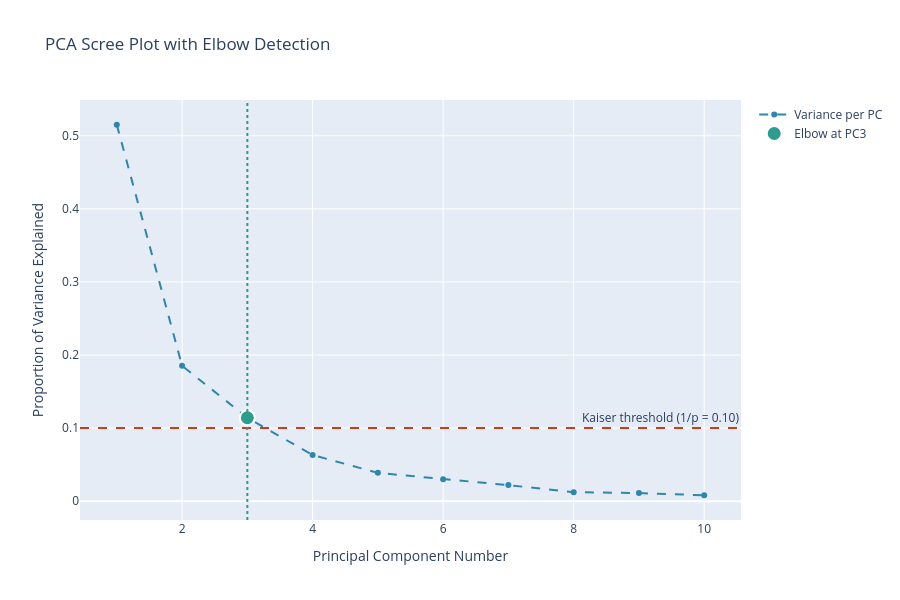

Notebook source saved alongside this figure:
### Code cell
variance_ratio = pca_full.explained_variance_ratio_
x = np.arange(1, len(variance_ratio) + 1)

kl = KneeLocator(
    x, variance_ratio,
    curve='convex',
    direction='decreasing'
)
elbow = kl.knee
print(f"Elbow detected at PC{elbow}")

n_features = len(variance_ratio)

fig_scree = go.Figure()
fig_scree.add_trace(go.Scatter(x=x, y=variance_ratio, mode='lines+markers', name='Variance per PC', line=dict(color='#2E86AB', dash='dash')))
fig_scree.add_hline(y=1/n_features, line_dash='dash', line_color='#C73E1D', annotation_text=f'Kaiser threshold (1/p = {1/n_features:.2f})')
fig_scree.add_vline(x=elbow, line_dash='dot', line_color='#2A9D8F')
fig_scree.add_trace(go.Scatter(x=[elbow], y=[variance_ratio[elbow-1]], mode='markers', marker=dict(size=15, color='#2A9D8F', line=dict(width=2, color='white')), name=f'Elbow at PC{elbow}'))

fig_scree.update_layout(title='PCA Scree Plot with Elbow Detection', xaxis_title='Principal Component Number', yaxis_title='Proportion of Variance Explained', width=900, height=600)
fig_scree.write_json('cluster_output/plot_pca_scree.json')
fig_scree.show()

### Figure 1 — Plotly figure (JSON) as saved in the notebook; plotly's stock layout.template omitted (floating-point values rounded to 4 significant figures)
{"data": [{"line": {"color": "#2E86AB", "dash": "dash"}, "mode": "lines+markers", "name": "Variance per PC", "type": "scatter", "x": [1, 2, 3, 4, 5, 6, 7, 8, 9, 10], "y": [0.515, 0.1852, 0.1142, 0.06315, 0.03877, 0.03019, 0.022, 0.01231, 0.01108, 0.008145]}, {"marker": {"color": "#2A9D8F", "line": {"color": "white", "width": 2}, "size": 15}, "mode": "markers", "name": "Elbow at PC3", "type": "scatter", "x": [3], "y": [0.1142]}], "layout": {"annotations": [{"showarrow": false, "text": "Kaiser threshold (1/p = 0.10)", "x": 1, "xanchor": "right", "xref": "x domain", "y": 0.1, "yanchor": "bottom", "yref": "y"}], "height": 600, "shapes": [{"line": {"color": "#C73E1D", "dash": "dash"}, "type": "line", "x0": 0, "x1": 1, "xref": "x domain", "y0": 0.1, "y1": 0.1, "yref": "y"}, {"line": {"color": "#2A9D8F", "dash": "dot"}, "type": "line", "x0": 3, "x1": 3, "xref": "x", "y0": 0, "y1": 1, "yref": "y domain"}], "title": {"text": "PCA Scree Plot with Elbow Detection"}, "width": 900, "xaxis": {"title": {"text": "Principal Component Number"}}, "yaxis": {"title": {"text": "Proportion of Variance Explained"}}}}
